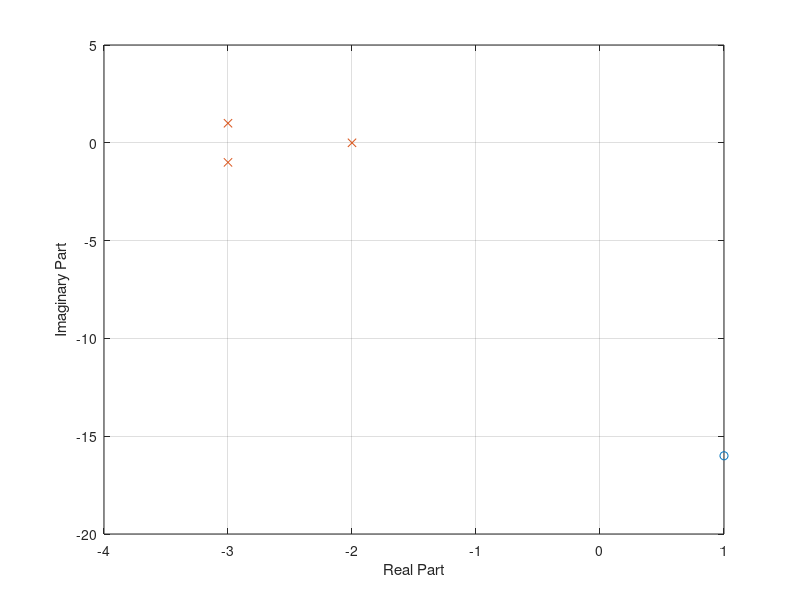

The MATLAB script that drew this image:
function my_pole_zero()
N = [1 16];
D = [1 8 22 20];
n = roots(N);
d = roots(D);
plot(n, 'o')
hold on
plot(d, 'x')
axis dn
xlabel ("Real Part"); ylabel("Imaginary Part");
grid on



end